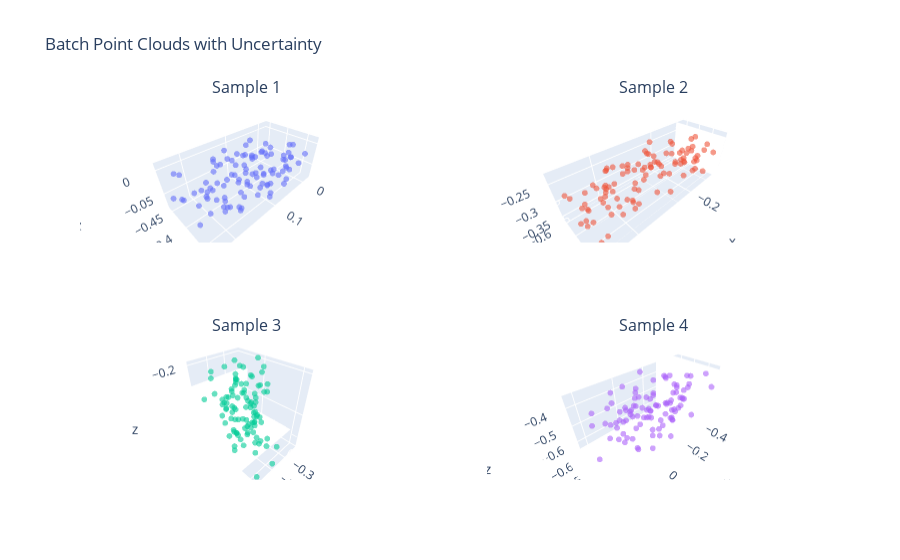

Notebook source saved alongside this figure:
### Code cell
from plotly.subplots import make_subplots
import plotly.graph_objects as go

def plot_batch_point_clouds(batch):
    """可视化一个batch的点云样本在4个子图中"""
    # 创建4个3D子图的布局
    fig = make_subplots(
        rows=2, cols=2,
        specs=[[{'type': 'scatter3d'}, {'type': 'scatter3d'}],
               [{'type': 'scatter3d'}, {'type': 'scatter3d'}]],
        subplot_titles=[f'Sample {i+1}' for i in range(4)]
    )
    
    # 遍历batch中的前4个样本
    for i in range(4):
        world_coords = batch['world_coordinates'][i].numpy()  # (M_s, 3)
        pixel_coords = batch['pixel_coordinates'][i].numpy()  # (2,)
        depth = batch['depth'][i].item()                     # scalar
        
        # 添加点云到对应的子图
        fig.add_trace(go.Scatter3d(
            x=world_coords[:, 0],
            y=world_coords[:, 1],
            z=world_coords[:, 2],
            mode='markers',
            marker=dict(
                size=2,
                opacity=0.6
            ),
            name=f'Sample {i+1} (u={pixel_coords[0]:.1f}, v={pixel_coords[1]:.1f}, d={depth:.2f})'
        ), row=(i//2)+1, col=(i%2)+1)
    
    # 更新布局
    fig.update_layout(
        title='Batch Point Clouds with Uncertainty',
        showlegend=False
    )
    
    return fig

# 获取一个batch并可视化
batch = next(iter(dataloader))
fig = plot_batch_point_clouds(batch)
fig.show()
